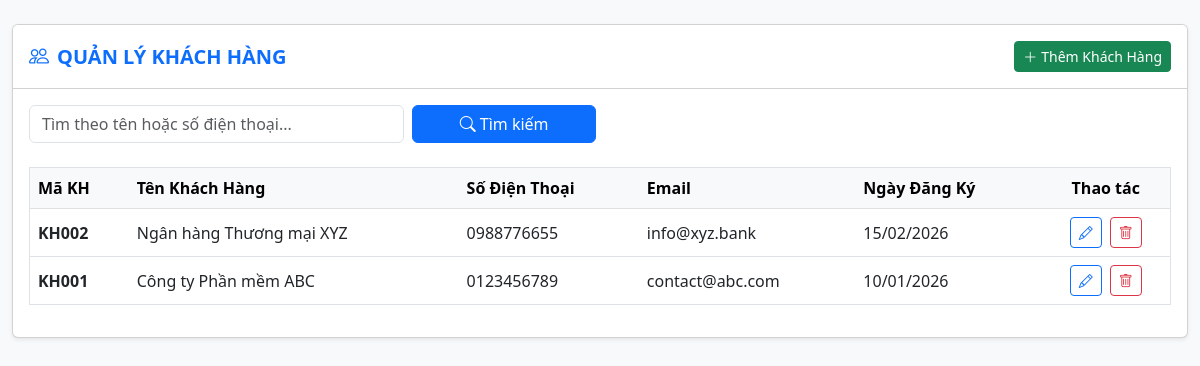
Screenshot of /admin/khach_hang/kh_hienthi.php (signed in) with the database file from the repository.
### tables this page shows
CREATE TABLE IF NOT EXISTS KHACH_HANG (
    maKH CHAR(10) PRIMARY KEY,
    tenKH VARCHAR(100) NOT NULL,
    diaChi VARCHAR(200) NULL,
    soDienThoai VARCHAR(15) NOT NULL,
    email VARCHAR(100) NULL,
    ngayDangKy DATE DEFAULT (CURRENT_DATE),
    tenDangNhap VARCHAR(50) UNIQUE,
    matKhau VARCHAR(255)
);

### thuvien.php (called while the page is built, shortened)
<?php
function dinhDangNgay($ngay) {
    return date('d/m/Y', strtotime($ngay));
}
function e($chuoi) {
    return htmlspecialchars($chuoi ?? '', ENT_QUOTES, 'UTF-8');
}

### admin/khach_hang/kh_hienthi.php (the view, shortened to what this page needs)
<?php
require_once "../../thuvien.php";
require_once "../../cauhinh.php";
$search = trim($_GET['search'] ?? '');
$sql = "SELECT * FROM KHACH_HANG";
$sql .= " ORDER BY ngayDangKy DESC";
$result = $conn->query($sql);
?>
<!DOCTYPE html>
<html lang="vi">
<head>
    <link href="https://cdn.jsdelivr.net/npm/bootstrap@5.3.0/dist/css/bootstrap.min.css" rel="stylesheet">
    <link rel="stylesheet" href="https://cdn.jsdelivr.net/npm/bootstrap-icons@1.11.0/font/bootstrap-icons.css">
</head>
<body class="bg-light">
<div class="container-fluid py-4">
    <div class="card shadow-sm">
        <div class="card-header bg-white d-flex justify-content-between align-items-center py-3">
            <h5 class="mb-0 fw-bold text-primary"><i class="bi bi-people me-2"></i>QUẢN LÝ KHÁCH HÀNG</h5>
            <a href="kh_them.php" class="btn btn-success btn-sm"><i class="bi bi-plus-lg me-1"></i>Thêm Khách Hàng</a>
        </div>
        <div class="card-body">
            <form method="GET" class="row g-2 mb-4">
                <div class="col-md-4">
                    <input type="text" name="search" class="form-control" placeholder="Tìm theo tên hoặc số điện thoại..." value="<?php echo e($search); ?>">
                </div>
                <div class="col-md-2">
                    <button type="submit" class="btn btn-primary w-100"><i class="bi bi-search me-1"></i>Tìm kiếm</button>
                </div>
            </form>
            <div class="table-responsive">
                <table class="table table-hover align-middle border">
                    <thead class="table-light">
                        <tr>
                            <th>Mã KH</th>
                            <th>Tên Khách Hàng</th>
                            <th>Số Điện Thoại</th>
                            <th>Email</th>
                            <th>Ngày Đăng Ký</th>
                            <th class="text-center">Thao tác</th>
                        </tr>
                    </thead>
                    <tbody>
                        <?php if ($result && $result->num_rows > 0): ?>
                            <?php while ($row = $result->fetch_assoc()): ?>
                                <tr>
                                    <td class="fw-bold"><?php echo e($row['maKH']); ?></td>
                                    <td><?php echo e($row['tenKH']); ?></td>
                                    <td><?php echo e($row['soDienThoai']); ?></td>
                                    <td><?php echo e($row['email']); ?></td>
                                    <td><?php echo dinhDangNgay($row['ngayDangKy']); ?></td>
                                    <td class="text-center">
                                        <a href="kh_sua.php?id=<?php echo urlencode($row['maKH']); ?>" class="btn btn-outline-primary btn-sm me-1">
                                            <i class="bi bi-pencil"></i>
                                        </a>
                                        <a href="kh_xoa.php?id=<?php echo urlencode($row['maKH']); ?>" class="btn btn-outline-danger btn-sm" onclick="return confirm('Bạn có chắc chắn muốn xóa khách hàng này?')">
                                            <i class="bi bi-trash"></i>
                                        </a>
                                    </td>
                                </tr>
                            <?php endwhile; ?>
                        <?php else: ?>
                            <tr>
                                <td colspan="6" class="text-center py-4 text-muted">Không tìm thấy khách hàng nào.</td>
                            </tr>
                        <?php endif; ?>
                    </tbody>
                </table>
            </div>
        </div>
    </div>
</div>
</body>
</html>

### rows the page displays
khach_hang: maKH "KH002", tenKH "Ngân hàng Thương mại XYZ", soDienThoai "0988776655", email "info@xyz.bank", ngayDangKy "15/02/2026"
khach_hang: maKH "KH001", tenKH "Công ty Phần mềm ABC", soDienThoai "0123456789", email "contact@abc.com", ngayDangKy "10/01/2026"
